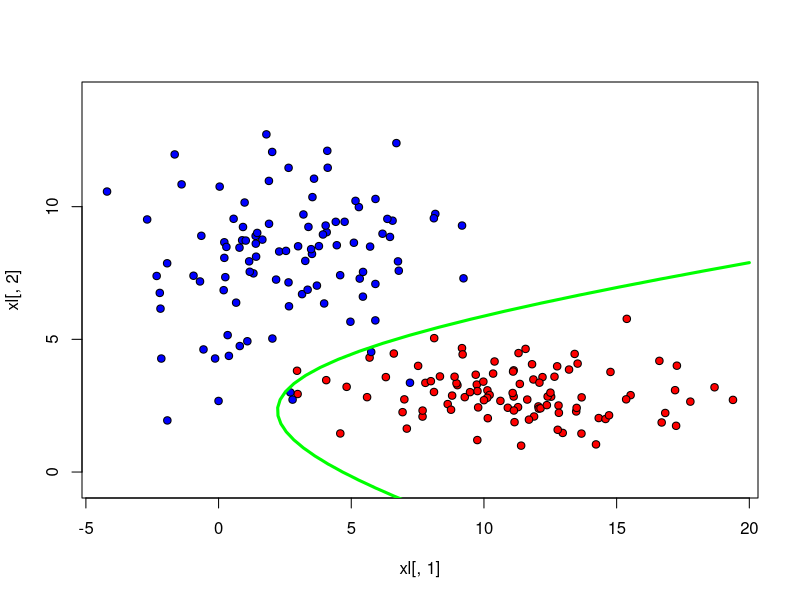

Here is the R script that generated this plot:
estimateMu <- function(objects)
{

  rows <- dim(objects)[1]
  cols <- dim(objects)[2]
  mu <- matrix(NA, 1, cols)
  for (col in 1:cols)
  {
    mu[1, col] = mean(objects[,col])
  }
  return(mu)
}
## Восст-е ковариационной матрицы нормального распред-я

estimateCovarianceMatrix <- function(objects, mu)
{
  rows <- dim(objects)[1]
  cols <- dim(objects)[2]
  sigma <- matrix(0, cols, cols)
  for (i in 1:rows)
  {
    sigma <- sigma + (t(objects[i,] - mu) %*%
                        (objects[i,] - mu)) / (rows - 1)
  }
  return (sigma)
}
## Получ-е коэфф.
getPlugInDiskriminantCoeffs <- function(mu1, sigma1, mu2,
                                        sigma2)
{
  ## Line equation: a*x1^2 + b*x1*x2 + c*x2 + d*x1 + e*x2

  invSigma1 <- solve(sigma1)
 
  invSigma2 <- solve(sigma2)
  f <- log(abs(det(sigma1))) - log(abs(det(sigma2))) +
    mu1 %*% invSigma1 %*% t(mu1) - mu2 %*% invSigma2 %*%
    t(mu2);
  alpha <- invSigma1 - invSigma2
  a <- alpha[1, 1]
  b <- 2 * alpha[1, 2]
  c <- alpha[2, 2]
  beta <- invSigma1 %*% t(mu1) - invSigma2 %*% t(mu2)
  d <- -2 * beta[1, 1]
  e <- -2 * beta[2, 1]
  return (c("x^2" = a, "xy" = b, "y^2" = c, "x" = d, "y"
            = e, "1" = f))
}
## Кол-во объектов в каждом классе
ObjectsCountOfEachClass <- 100
## библиот. для генерации многомерного норм. распред-я

library(MASS)
## Генерируем тестовые данные
Sigma1 <- matrix(c(10, 0, 0, 1), 2, 2)
Sigma2 <- matrix(c(8, 0, 0, 5), 2, 2)
Mu1 <- c(11, 3)
Mu2 <- c(3, 8)
xy1 <- mvrnorm(n=ObjectsCountOfEachClass, Mu1, Sigma1)
xy2 <- mvrnorm(n=ObjectsCountOfEachClass, Mu2, Sigma2)
## Собираем два класса в одну выборку
xl <- rbind(cbind(xy1, 1), cbind(xy2, 2))
## Рисуем обучающую выборку
colors <- c("red","blue","green")
plot(xl[,1], xl[,2], pch = 21, bg = colors[xl[,3]], asp = 1)
## Оценивание
objectsOfFirstClass <- xl[xl[,3] == 1, 1:2]
objectsOfSecondClass <- xl[xl[,3] == 2, 1:2]

mu1 <- estimateMu(objectsOfFirstClass)
mu2 <- estimateMu(objectsOfSecondClass)
sigma1 <- estimateCovarianceMatrix(objectsOfFirstClass,
                                   mu1)
sigma2 <- estimateCovarianceMatrix(objectsOfSecondClass,
                                   mu2)
coeffs <- getPlugInDiskriminantCoeffs(mu1, sigma1, mu2,
                                      sigma2)
## Рисуем дискриминантую функцию –зеленая линия
x <- y <- seq(-10, 20, len=100)
z <- outer(x, y, function(x, y) coeffs["x^2"]*x^2 +
             coeffs["xy"]*x*y
           + coeffs["y^2"]*y^2 + coeffs["x"]*x
           + coeffs["y"]*y + coeffs["1"])
contour(x, y, z, levels=0, drawlabels=FALSE, lwd = 3, col =
          "green", add = TRUE)
